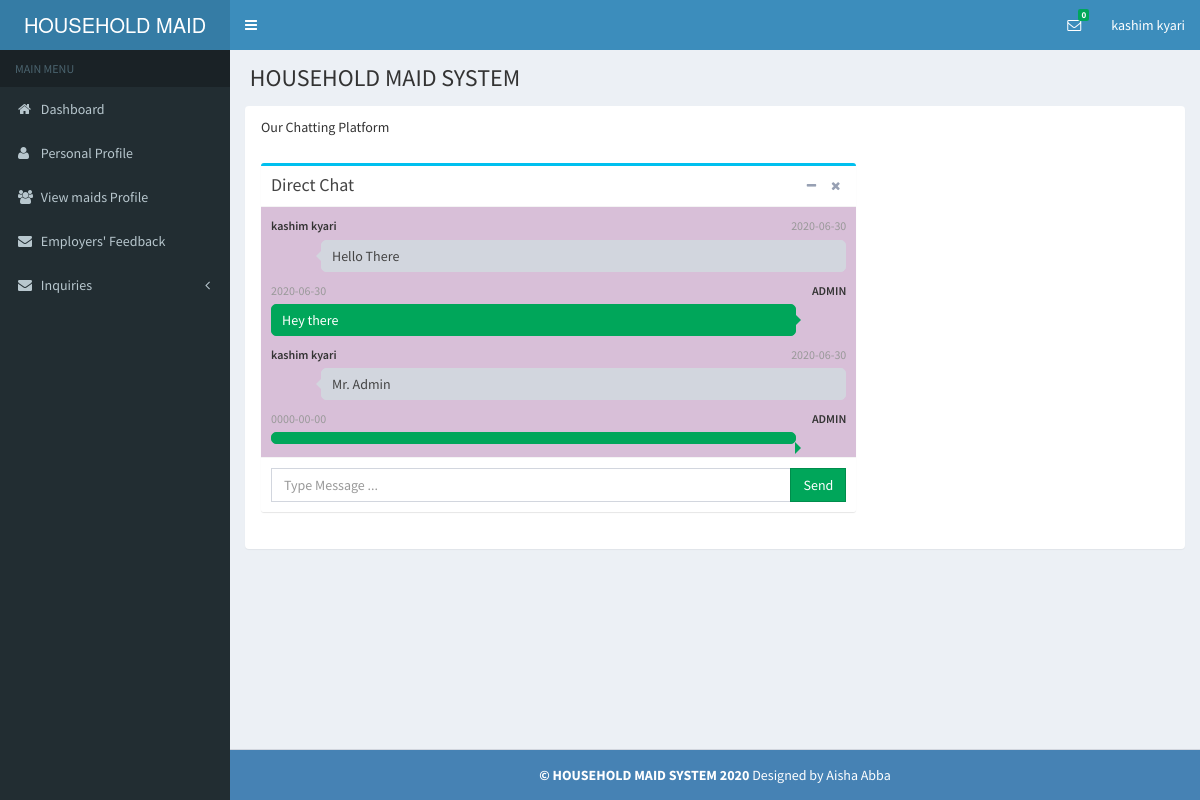
Screenshot of /user/inquiries.php (signed in) with the database file from the repository.
### tables this page shows
CREATE TABLE `accounts` (
  `fname` varchar(255) NOT NULL,
  `lname` varchar(255) NOT NULL,
  `id_number` int(255) NOT NULL,
  `email` varchar(255) NOT NULL,
  `phone` varchar(255) NOT NULL,
  `address` varchar(255) NOT NULL,
  `town` varchar(255) NOT NULL,
  `password` varchar(255) NOT NULL,
  `role_id` varchar(255) NOT NULL
);

CREATE TABLE `inquiries` (
  `sender` varchar(255) NOT NULL,
  `message` varchar(255) NOT NULL,
  `sent_date` date NOT NULL DEFAULT current_timestamp(),
  `reply_date` date NOT NULL DEFAULT current_timestamp(),
  `reply` varchar(255) NOT NULL,
  `id` int(11) NOT NULL
);

### user/inquiries.php (the view, shortened to what this page needs)
<?php include_once("include/header.php");   ?>
<?php  require_once('include/sidebar.php'); ?>
<div class="content-wrapper">
    <section class="content-header">
        <h1><img src="../images/new1.png" alt=""/>
            HOUSEHOLD MAID SYSTEM
        </h1>
    </section>
    <section class="content">
        <div class="panel panel-purple">
            <div class="panel-heading">Our Chatting Platform</div>
            <div class="panel-body">
                <div class="row">
                    <div class="col-md-8">
                        <div class="box box-info direct-chat direct-chat-success">
                            <div class="box-header with-border">
                                <h3 class="box-title">Direct Chat</h3>
                                <div class="box-tools pull-right">
                                    <button class="btn btn-box-tool" data-widget="collapse"><i class="fa fa-minus"></i></button>
                                    <button class="btn btn-box-tool" data-widget="remove"><i class="fa fa-times"></i></button>
                                </div>
                            </div>
                            <div class="box-body">
                                <div class="direct-chat-messages">
                                    <?php
                                    $stmt=$conn->query("SELECT * FROM inquiries WHERE sender='$session_id'");
                                    while($replies=mysqli_fetch_assoc($stmt)){
                                        ?>
                                        <div class="direct-chat-msg">
                                            <div class="direct-chat-info clearfix">
                                                <span class="direct-chat-name pull-left"><?php echo $row['fname']." ".$row['lname']; ?></span>
                                                <span class="direct-chat-timestamp pull-right"> <?php echo $replies['sent_date']; ?>    </span>
                                            </div>
                                            <div class="direct-chat-text">
                                                <?php echo $replies['message']; ?>
                                            </div>
                                        </div>
                                        <div class="direct-chat-msg right">
                                            <div class="direct-chat-info clearfix">
                                                <span class="direct-chat-name pull-right">ADMIN</span>
                                                <span class="direct-chat-timestamp pull-left"> <?php echo $replies['reply_date']; ?> </span>
                                            </div>
                                            <div class="direct-chat-text">
                                                <?php echo $replies['reply']; ?>
                                            </div>
                                        </div>
                                        <?php
                                    }
                                    ?>
                                </div>
                            </div>
                            <div class="box-footer">
                                <form method="post" autocomplete="off">
                                    <div class="input-group">
                                        <input type="text" name="message" placeholder="Type Message ..." class="form-control">
                      <span class="input-group-btn">
                        <button type="submit" name="send" class="btn btn-success btn-flat">Send</button>
                      </span>
                                    </div>
                                </form>
                            </div>
                        </div>
                    </div>
                    <div class="col-md-6">
                    </div>
                </div>
            </div>
        </div>
    </section>
</div>
<?php require_once('include/footer.php');  ?>

### user/include/header.php (shortened to what this page needs)
<?php
require_once('../dbconnect.php');
$role=  $_SESSION['role_session'];
if(!isset($_SESSION['user_session'])  && $role!=2)
{
        header("Location:../login.php");
}
else{
    $session_id= $_SESSION['user_session'];
    $query=$conn->query("SELECT * FROM accounts WHERE email='$session_id'");
    $row=$query->fetch_array();
    $fname=$row['fname'];
    $lname=$row['lname'];
}
?>
<!DOCTYPE html>
<html>
  <head>
    <link rel="stylesheet" href="../assets/bootstrap/css/bootstrap.min.css">
      <link rel="stylesheet" href="../assets/swal2/sweetalert2.min.css">
    <link rel="stylesheet" href="../assets/css/font-awesome.min.css">
    <link rel="stylesheet" href="../assets/css/ionicons.min.css">
    <link rel="stylesheet" href="../assets/css/AdminLTE.min.css">
    <link rel="stylesheet" href="../assets/css/skins/_all-skins.min.css">
    <link href="../assets/modal-effect/css/component.css" rel="stylesheet">
    <link rel="stylesheet" href="../assets/plugins/datepicker/datepicker3.css">
    <link rel="stylesheet" href="../assets/plugins/daterangepicker/daterangepicker-bs3.css">
    <link href="../assets/elibrary/fileinput/css/fileinput.css " media="all" rel="stylesheet" type="text/css" />
    <link href="../assets/elibrary/modal/css/bootstrap-modal.css" media="all" rel="stylesheet" type="text/css" />
    <link href="../assets/elibrary/css/li-scroller.css" media="all" rel="stylesheet" type="text/css" />
    <link href="../assets/elibrary/plugins/dataTables/dataTables.bootstrap.css " media="all" rel="stylesheet" type="text/css" />
   </head>
   <body class="hold-transition skin-blue sidebar-mini">
    <div class="wrapper">
      <header class="main-header">
        <a href="index" class="logo">
          <span class="logo-lg">HOUSEHOLD MAID </span>
        </a>
        <nav class="navbar navbar-static-top" role="navigation">
          <a href="#" class="sidebar-toggle" data-toggle="offcanvas" role="button">
          </a>
          <div class="navbar-custom-menu">
            <ul class="nav navbar-nav">
                             <li class="dropdown messages-menu">
                <a href="#" class="dropdown-toggle" data-toggle="dropdown">
                  <i class="fa fa-envelope-o"></i>
                  <span class="label label-success"> 0</span>
                </a>
              </li>
              <li class="dropdown user user-menu">
                <a href="#" class="dropdown-toggle" data-toggle="dropdown">
                  <span class="hidden-xs"><?php echo $fname;   ?></span>
                  <span class="hidden-xs"><?php echo $lname;   ?></span>
                </a>
              </li>
            </ul>
          </div>
        </nav>
      </header>

### rows the page displays
accounts: fname "kashim", lname "kyari"
inquiries: sent_date "2020-06-30", message "Hello There", reply_date "2020-06-30", reply "Hey there"
inquiries: sent_date "2020-06-30", message "Mr. Admin", reply_date "0000-00-00"
